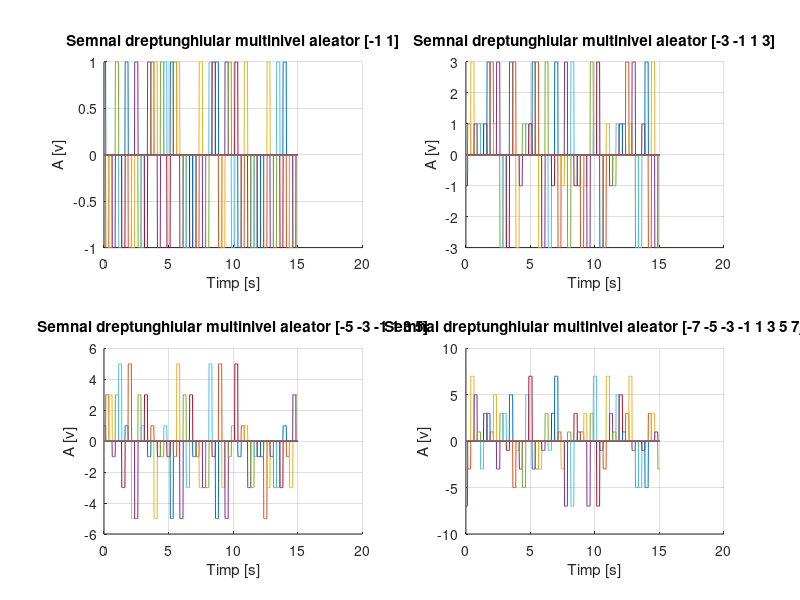

MATLAB code to generate this figure:
subplot(2,2,1);
t=0:0.02:15; %rezolutia de 20 ms
niv =[-1 1 ]; %vectorul ce contine nivelurile -1 1
hold on %retine graficele deja existente
title('Semnal dreptunghiular multinivel aleator [-1 1]');
xlabel('Timp [s]')
ylabel('A [v]')
for n=0:0.25:40 %pasul de 0.25 represinta durata nivelului
    x=datasample(niv ,1) %extrage cate o observatie aleatoare din vectorul niv
    plot(t, x*rectpuls(t-n, 0.25)),grid %genereaza un impuls unitate de durata 0.25
end

subplot(2,2,2);
t=0:0.02:15;
niv =[-3 -1 1 3];
hold on
title('Semnal dreptunghiular multinivel aleator [-3 -1 1 3]');
xlabel('Timp [s]')
ylabel('A [v]')
for n=0:0.25:40
    x=datasample(niv ,1)
    plot(t, x*rectpuls(t-n, 0.25)),grid
end

subplot(2,2,3);
t=0:0.02:15;
niv =[-5 -3 -1 1 3 5];
hold on
title('Semnal dreptunghiular multinivel aleator [-5 -3 -1 1 3 5]');
xlabel('Timp [s]')
ylabel('A [v]')
for n=0:0.25:40
    x=datasample(niv ,1)
    plot(t, x*rectpuls(t-n, 0.25)),grid
end

subplot(2,2,4);
t=0:0.02:15;
niv =[-7 -5 -3 -1 1 3 5 7];
hold on
title('Semnal dreptunghiular multinivel aleator [-7 -5 -3 -1 1 3 5 7]');
xlabel('Timp [s]')
ylabel('A [v]')
for n=0:0.25:40
    x=datasample(niv ,1)
    plot(t, x*rectpuls(t-n, 0.25)),grid
end